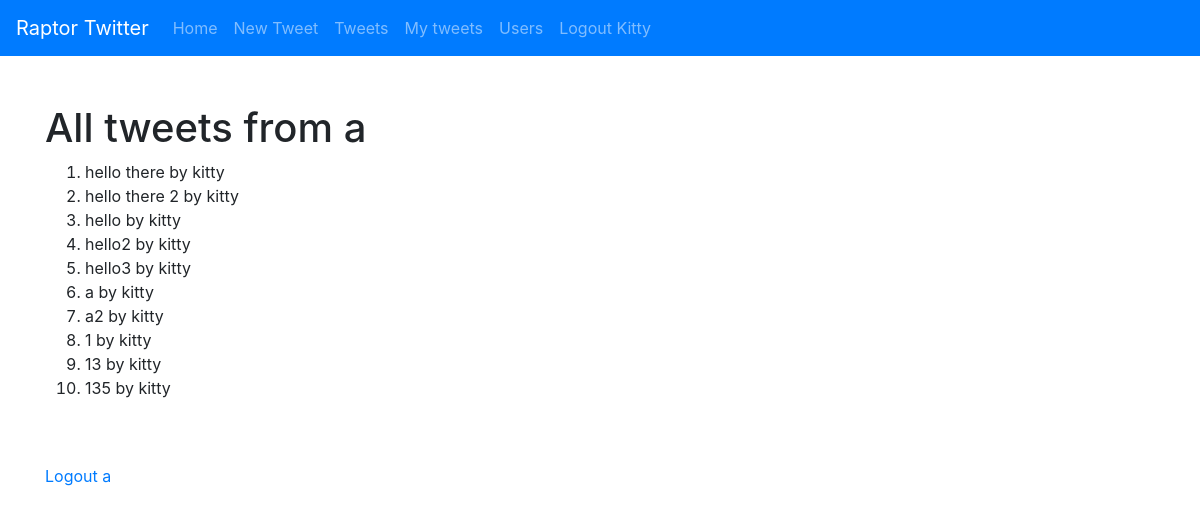
The page /tweets/kitty (signed in) on the database its author committed.
### tables this page shows
CREATE TABLE tweets (
    _id integer primary key autoincrement,
    tweet text,
    username text
);

### main.py (the view)
@app.route('/tweets/<username>')
@app.route('/tweets')
def user_tweets(username=None):
    if username:
        tweets = get_tweets_by_username(username)
    else:
        tweets = get_all_tweets()
    return render_template('tweets.html',
                           tweets=tweets,
                           current_user=session['user'],
                           username=username)

### db.py (called while the page is built)
def get_tweets_by_username(username):
    cursor.execute(
        'SELECT * FROM tweets WHERE username = :username', {'username': username})
    tweets = cursor.fetchmany(10)
    return tweets

### tweets.py (called while the page is built)
def get_tweets_by_username(username):
    return db.get_tweets_by_username(username)

### templates/tweets.html (shortened to what this page needs)
{% extends "base.html" %}
{% block content %}
{% if username %}
<h1>All tweets from {{current_user}}</h1>
{% else %}
<h1>All tweets</h1>
{% endif %}
<ol>
    {% for tweet in tweets %}
    <li>
        {{tweet[1]}} by {{tweet[2]}}
    </li>
    {% endfor %}
</ol>
<br>
<br>
<a href="/logout">Logout {{current_user}}</a>
{% endblock %}

### rows shown on the page
tweets: tweet "hello there", username "kitty"
tweets: tweet "hello there 2", username "kitty"
tweets: tweet "hello", username "kitty"
tweets: tweet "hello2", username "kitty"
tweets: tweet "hello3", username "kitty"
tweets: tweet "a", username "kitty"
tweets: tweet "a2", username "kitty"
tweets: tweet "1", username "kitty"
tweets: tweet "13", username "kitty"
tweets: tweet "135", username "kitty"

### other values the page prints
{{ username|capitalize }} "Kitty"
{{ current_user }} "a"
